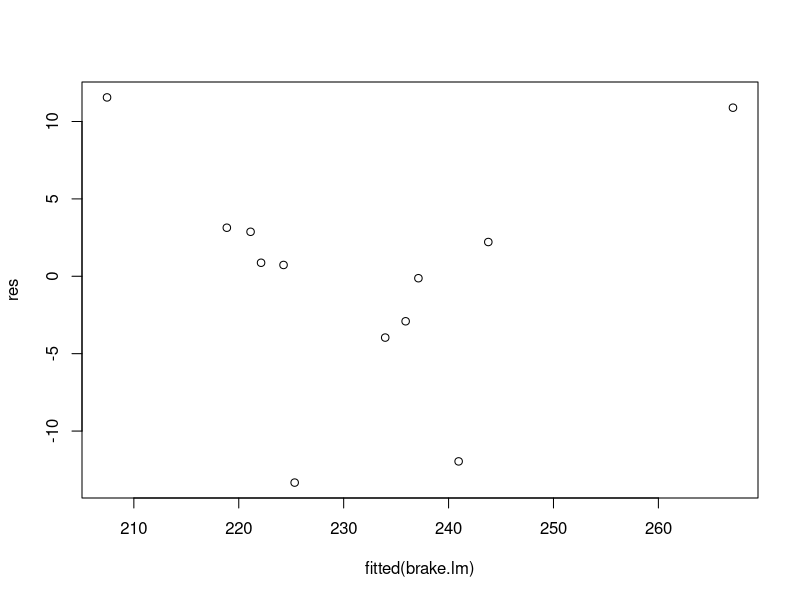
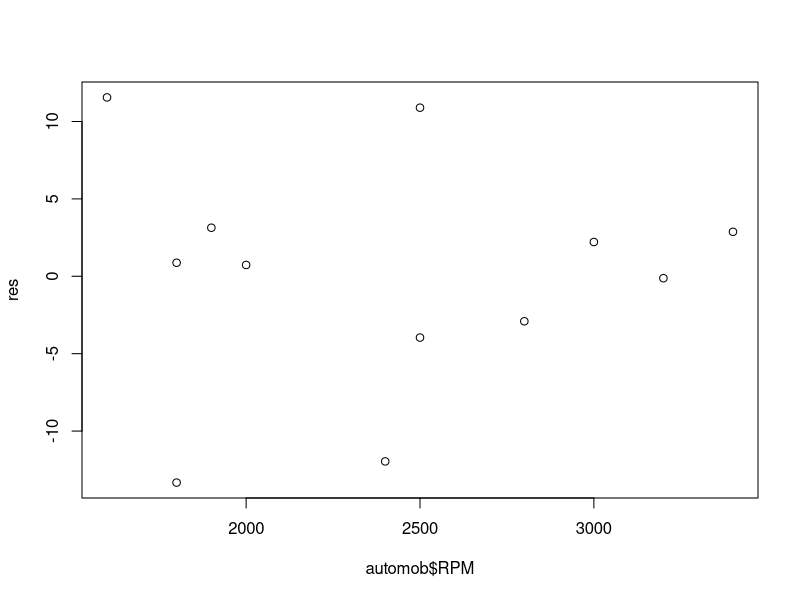
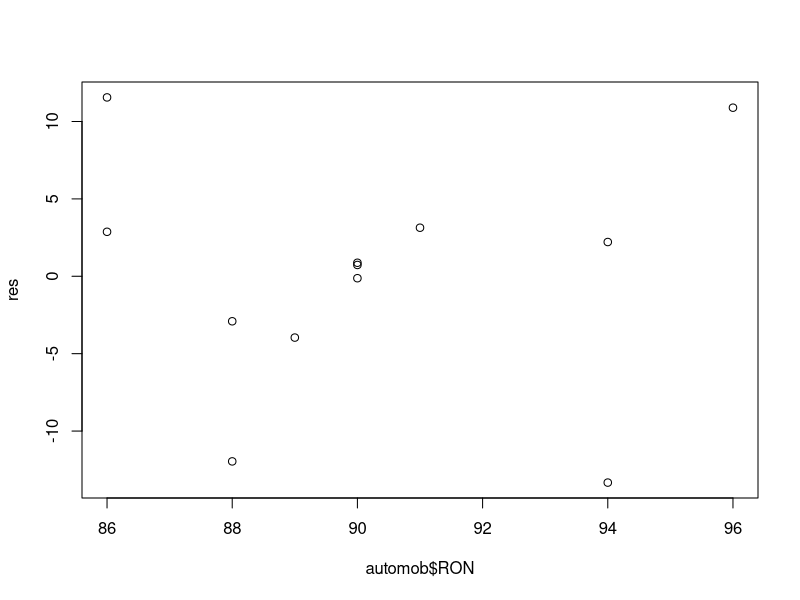
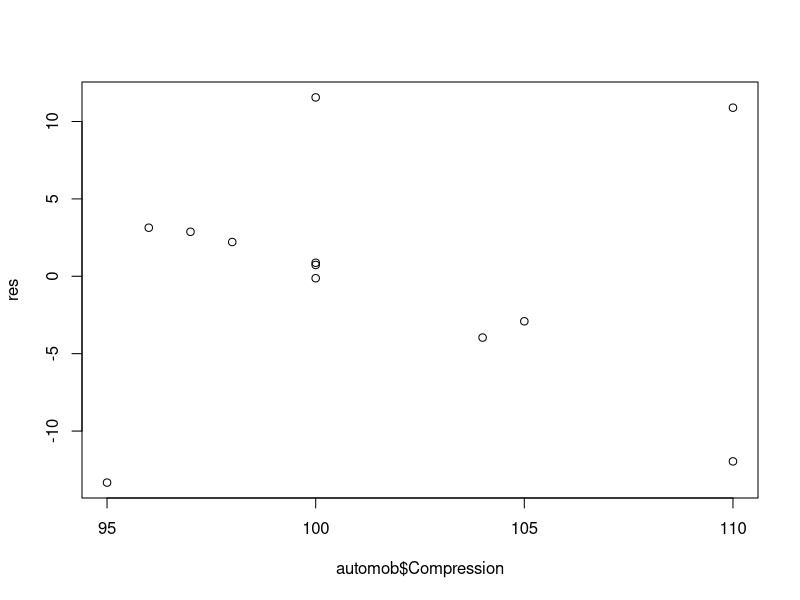
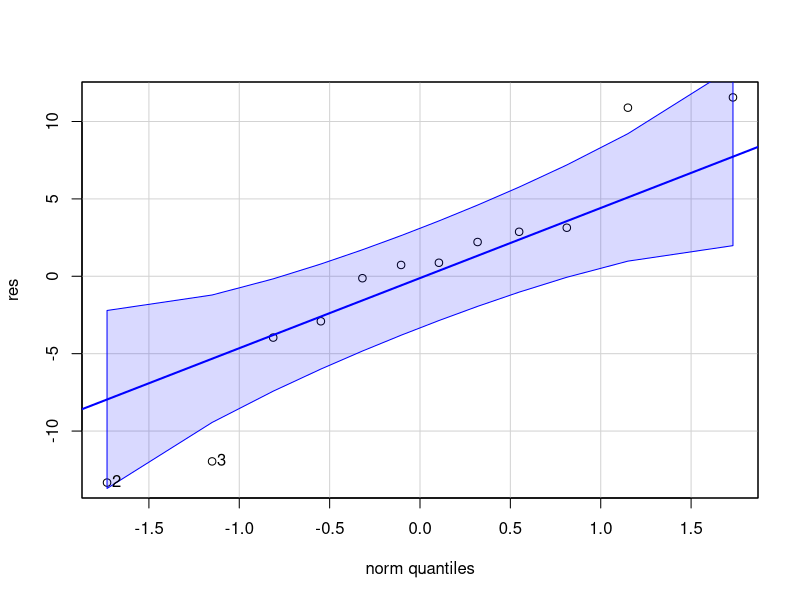
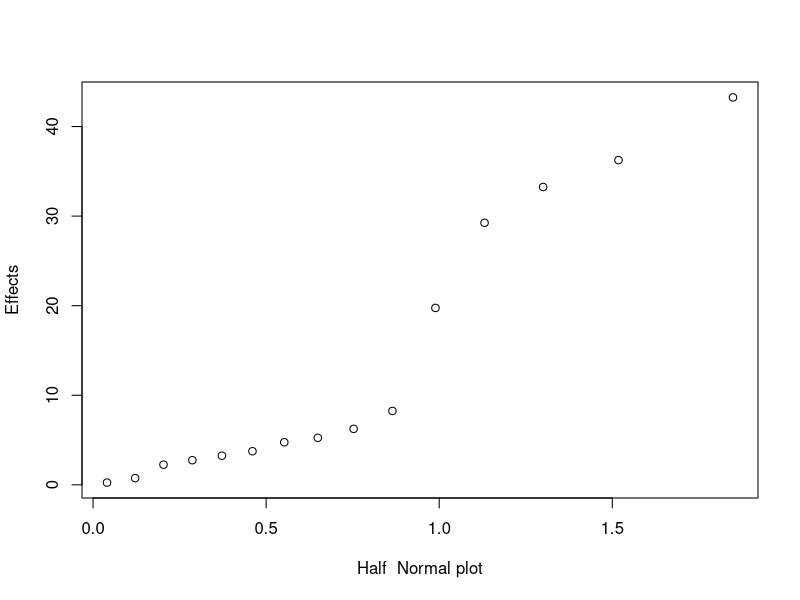
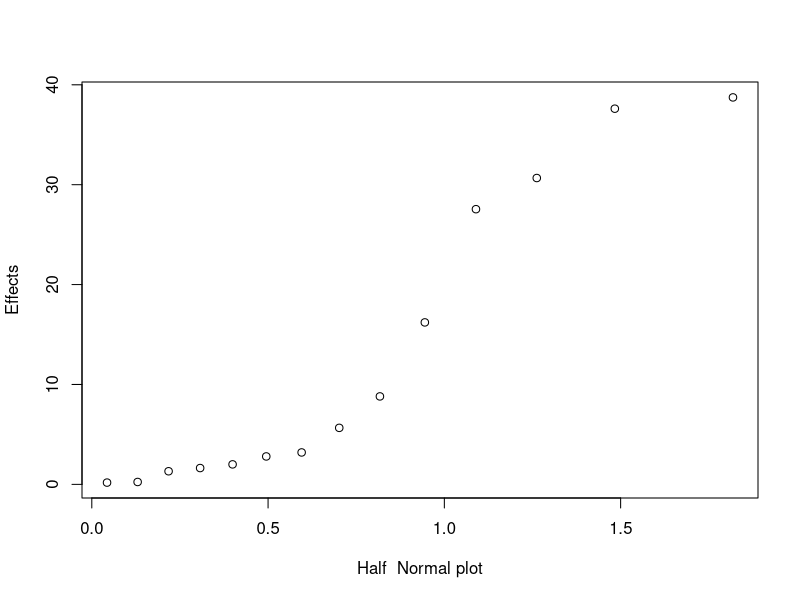

R code for these plots, in order:
## ---- chunk 1
# loading libraries
library(car)
library(gplots)
#code function
coded=function(x) #a function to code variable x
{
  ifelse(x=="+", 1, -1)
}
## ---- chunk 2
# creating data table
Brake.HP = c(225,212,229,222,219,278,246,237,233,224,223,230)
RPM = c(2000,1800,2400,1900,1600,2500,3000,3200,2800,3400,1800,2500)
RON = c(90,94,88,91,86,96,94,90,88,86,90,89)
Compression = c(100,95,110,96,100,110,98,100,105,97,100,104)
automob = data.frame(Brake.HP,RPM,RON,Compression)
## ---- chunk 3
# linear regression
brake.lm <- lm(formula = Brake.HP ~ RPM + RON + Compression,
               data = automob)
## ---- chunk 4
# summary output
summary(brake.lm)
## ---- chunk 5
# defining residuals
res <-automob$Brake.HP - fitted(brake.lm)

# plotting residuals
plot(fitted(brake.lm),res)

plot(automob$RPM,res)
plot(automob$RON,res)
plot(automob$Compression,res)

# checking normality
qqPlot(res)
## ---- chunk 6
A <- rep(x = c("-", "+"), times = 8)
B <- rep(x = c("-","+"), each = 2, times = 4)
C <- rep(x = c("-","+"), each = 4, times = 2)
D <- rep(x = c("-","+"), each = 8)
FilRate <- c(45,71,48,65,68,60,80,65,43,100,45,104,75,86,70,96)
chemical <- data.frame(A,B,C,D,FilRate)
## ---- chunk 7
qqnorm(aov(FilRate~A*B*C*D, chemical), label = TRUE)#AC AD
## ---- chunk 8
#regular Linear Regression
chem.lm <- lm(FilRate ~ A*C + A*D, chemical); summary(chem.lm)
## ---- chunk 9
chemicalMissO <- chemical[-c(16),]
qqnorm(aov(FilRate ~ A*B*C*D, chemicalMissO), label = TRUE)#AC AD
## ---- chunk 10
#missing observation Linear Regression
chemmo.lm <- lm(FilRate ~ A*C + A*D, chemicalMissO); summary(chemmo.lm)
